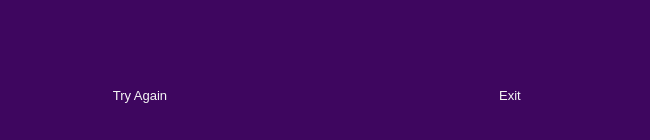
<?xml version="1.0" encoding="UTF-8"?>
<ui version="4.0">
 <class>GameMenuWindow</class>
 <widget class="QMainWindow" name="GameMenuWindow">
  <property name="geometry">
   <rect>
    <x>0</x>
    <y>0</y>
    <width>650</width>
    <height>140</height>
   </rect>
  </property>
  <property name="minimumSize">
   <size>
    <width>650</width>
    <height>140</height>
   </size>
  </property>
  <property name="maximumSize">
   <size>
    <width>650</width>
    <height>140</height>
   </size>
  </property>
  <property name="windowTitle">
   <string>MainWindow</string>
  </property>
  <property name="styleSheet">
   <string notr="true">* {
	background: #3E065F;
}</string>
  </property>
  <widget class="QWidget" name="centralwidget">
   <widget class="QLabel" name="labelText">
    <property name="geometry">
     <rect>
      <x>10</x>
      <y>30</y>
      <width>630</width>
      <height>20</height>
     </rect>
    </property>
    <property name="styleSheet">
     <string notr="true">font-size: 10pt;
color: #F6F6F6;</string>
    </property>
    <property name="text">
     <string/>
    </property>
    <property name="alignment">
     <set>Qt::AlignCenter</set>
    </property>
   </widget>
   <widget class="QPushButton" name="pushButtonAgain">
    <property name="geometry">
     <rect>
      <x>50</x>
      <y>70</y>
      <width>180</width>
      <height>50</height>
     </rect>
    </property>
    <property name="sizePolicy">
     <sizepolicy hsizetype="Expanding" vsizetype="Expanding">
      <horstretch>0</horstretch>
      <verstretch>0</verstretch>
     </sizepolicy>
    </property>
    <property name="styleSheet">
     <string notr="true">padding: 0px;
margin: 0px;
border: 0px solid black;
color: #F6F6F6;

background-color: qlineargradient(x1:0, y1:0, x2:1, y2:0, stop:0 #3E065F, stop: 0.4
                                  #700B97, stop:1 #8E05C2);

font-size: 10pt;
border-radius: 20px</string>
    </property>
    <property name="text">
     <string>Try Again</string>
    </property>
   </widget>
   <widget class="QPushButton" name="pushButtonExit">
    <property name="geometry">
     <rect>
      <x>420</x>
      <y>70</y>
      <width>180</width>
      <height>50</height>
     </rect>
    </property>
    <property name="sizePolicy">
     <sizepolicy hsizetype="Expanding" vsizetype="Expanding">
      <horstretch>0</horstretch>
      <verstretch>0</verstretch>
     </sizepolicy>
    </property>
    <property name="styleSheet">
     <string notr="true">padding: 0px;
margin: 0px;
border: 0px solid black;


background-color: qlineargradient(x1:0, y1:0, x2:1, y2:0, stop:0 #8E05C2, stop: 0.4
                                  #700B97, stop:1 #3E065F);

font-size: 10pt;
border-radius: 20px;
color: #F6F6F6;</string>
    </property>
    <property name="text">
     <string>Exit</string>
    </property>
   </widget>
  </widget>
 </widget>
 <resources/>
 <connections/>
</ui>
